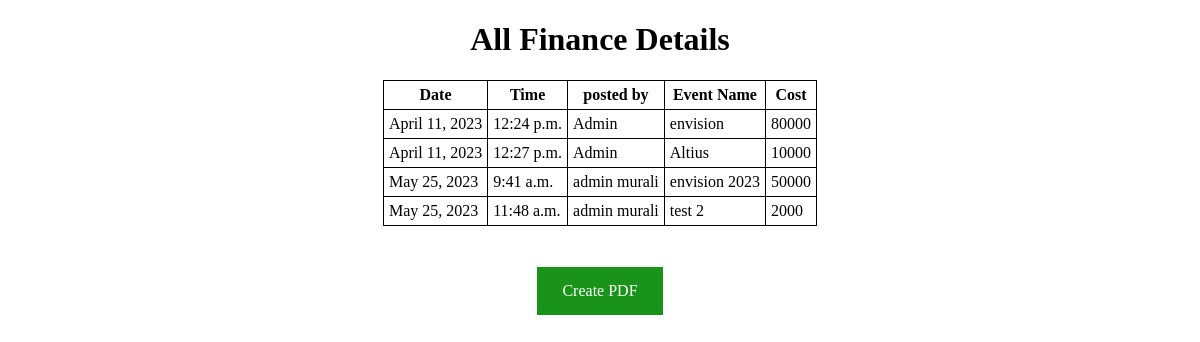
The page /showfinance/ (signed in) on the database its author committed.
### authenticate/models.py (models this page shows)
class Finance(models.Model):
    date= models.DateField()
    time = models.TimeField()
    event = models.CharField(max_length=20)
    cost = models.BigIntegerField()
    fname = models.CharField(max_length = 20)
    lname = models.CharField(max_length = 20)

### authenticate/views.py (the view)
# urls.py: path('showfinance/', views.show_finance, name='showfinance'),
@login_required(login_url = '/login')
def show_finance (request):
	finances = Finance.objects.all()
	return render(request,'authenticate/showfinance.html', {'finances':finances})

### authenticate/templates/authenticate/showfinance.html (shortened to what this page needs)
<!DOCTYPE html>
<html lang="en">
<head>
</head>
<body>
    <center><h1>All Finance Details</h1></center>
    <div class="tablediv">
    <center>
    <table>
        <tr>
            <th>Date </th>
            <th>Time</th>
            <th>posted by</th>
            <th>Event Name</th>
            <th> Cost</th>
        </tr>
        {% for finance in finances %}
        <tr>
            <td>{{finance.date}} </td>
            <td>{{finance.time}}</td>
            <td>{{finance.fname}} {{finance.lname}}</td>
            <td> {{finance.event}}</td>
            <td> {{finance.cost}}</td>
        </tr>
        {% endfor %}
    </table>
</center>
<div class="btndiv"><a class="pdfbtn" href="{% url 'create-pdf' %}">Create PDF</a></div>
</div>
</body>
</html>

### authenticate/templates/authenticate/showfinance.html (style rules this page uses)
.tablediv { position: relative; }
.btndiv { display: flex; height: 130px; justify-content: center; align-items: center; }
.pdfbtn { background-color: #199319; color: white; padding: 15px 25px; text-decoration: none; }
body { background-image: url('https://images.unsplash.com/photo-1521193089946-7aa29d1fe776?ixlib=rb-4.0.3&ixid=MnwxMjA3fDB8MHxwaG90by1wYWdlfHx8fGVufDB8fHx8&auto=format&fit=crop&w=870&q=80'); background-repeat: no-repeat; background-attachment: fixed; background-size: cover; }
table, th, td { border: 1px solid black; border-collapse: collapse; }
th,td { padding:5px; }

### rows shown on the page
Finance: date "April 11, 2023", time "12:24 p.m.", fname "Admin", event "envision", cost "80000"
Finance: date "April 11, 2023", time "12:27 p.m.", fname "Admin", event "Altius", cost "10000"
Finance: date "May 25, 2023", time "9:41 a.m.", fname "admin murali", event "envision 2023", cost "50000"
Finance: date "May 25, 2023", time "11:48 a.m.", fname "admin murali", event "test 2", cost "2000"
